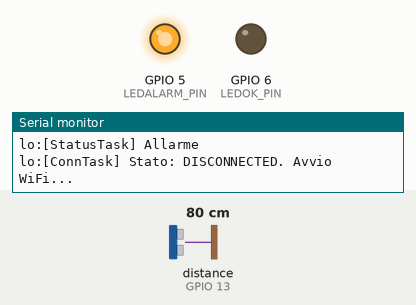
Simulated run of this program. Board: ESP32-S3. Parts: output pins drawn as LEDs (lit = HIGH), the last lines printed to the serial monitor. Wiring (inferred from the names in the program): ultrasonic range finder: trigger GPIO 14; echo GPIO 13. The inputs (shaded band) are chosen by the test bench; at power-on: distance to the obstacle (sensor on GPIO 13) 80 cm. The echo pulse lasts 58.3 µs per cm; WiFi joins after 1.5 s; servers stay silent unless stated; random numbers use the default seed unless the program sets one; no MQTT or app messages arrive unless stated; pins used as bus, display or sensor lines are not drawn.

Above: at 0.1 s.
At 4.3 s:
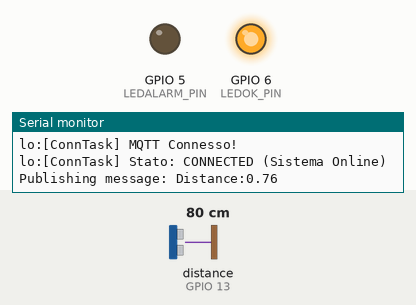
Timing chart, 0 to 5.8 s (numbered marks = the images above):
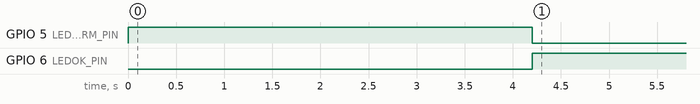

Measured:
- by itself, GPIO 5 (LEDALARM_PIN): HIGH → LOW at 4.2 s
- by itself, GPIO 6 (LEDOK_PIN): LOW → HIGH at 4.2 s

The program:

main.cpp
```cpp
#include <Arduino.h>
#include "model/HWPlatform.h"
#include "model/Context.h"
#include "kernel/Scheduler.h"
#include "tasks/StatusTask.h"
#include "tasks/ConnectionTask.h"
#include "kernel/Logger.h"

HWPlatform* hw;
Context* context;

Scheduler sched;

void setup() {
  Serial.begin(115200);

  Logger.log("ESP32-TMS");

  hw = new HWPlatform();
  hw->init();

  hw->getLedOK()->switchOn();

  context = new Context();
  context->init();

  Task* statusTask = new StatusTask(context,hw->getLedALARM(),hw->getLedOK(),hw->getSonar());
  statusTask->init();

  Task* connectionTask = new ConnectionTask(context);
  connectionTask->init();

  sched.startTask(statusTask, "StatusTask", 200, 10000, 1, 1);
  sched.startTask(connectionTask, "ConnTask", 100, 10000, 2, 0);
}

void loop() {
  vTaskDelay(10000 / portTICK_PERIOD_MS);
}
```

Led.h
```cpp
#ifndef __LED__
#define __LED__

#include "Light.h"

class Led: public Light {
public:
  Led(int pin);
  void switchOn();
  void switchOff();
protected:
  int pin;
};

#endif
```

LedExt.h
```cpp
#ifndef __LED_EXT__
#define __LED_EXT__

#include "Led.h"
#include "LightExt.h"

class LedExt:  public LightExt, public Led {
public:
  LedExt(int pin);
  LedExt(int pin, int intensity);
  void switchOn();
  void switchOff();
  void setIntensity(int v);
private:
  int currentIntensity;
  bool isOn;
};

#endif
```

Light.h
```cpp
#ifndef __LIGHT__
#define __LIGHT__

class Light {
public:
  virtual void switchOn() = 0;
  virtual void switchOff() = 0;
};

#endif
```

LightExt.h
```cpp
#ifndef __LIGHT_EXT__
#define __LIGHT_EXT__

#include "Light.h"

class LightExt : public Light {
public:
  virtual void setIntensity(int) = 0;
};

#endif
```

ProximitySensor.h
```cpp
#ifndef __PROXIMITYSENSOR__
#define __PROXIMITYSENSOR__

class ProximitySensor {

public:
  virtual float getDistance() = 0;

};


#endif
```

Sonar.h
```cpp
#ifndef __SONAR__
#define __SONAR__

#include "ProximitySensor.h"

#define NO_OBJ_DETECTED -1

class Sonar: public ProximitySensor {

public:
  Sonar(int echoPin, int trigPin, long maxTime);
  float getDistance();
  void setTemperature(float temp);

private:
    const float vs = 331.5 + 0.6*20;
    float getSoundSpeed();

    float temperature;
    int echoPin, trigPin;
    long timeOut;
};

#endif
```

Logger.h
```cpp
#ifndef __LOGGER__
#define __LOGGER__

#include "Arduino.h"


class LoggerService {

public:

  void log(const String& msg);
};

extern LoggerService Logger;

#endif
```

MsgService.h
```cpp
#ifndef __MSGSERVICE__
#define __MSGSERVICE__

#include "Arduino.h"

class Msg {
  String content;

public:
  Msg(String content){
    this->content = content;
  }

  String getContent(){
    return content;
  }
};

class Pattern {
public:
  virtual boolean match(const Msg& m) = 0;
};

class MsgServiceClass {

public:

  Msg* currentMsg;
  bool msgAvailable;

  void init();

  bool isMsgAvailable();
  Msg* receiveMsg();

  bool isMsgAvailable(Pattern& pattern);
  Msg* receiveMsg(Pattern& pattern);

  void sendMsg(const String& msg);
};

extern MsgServiceClass MsgService;

#endif
```

Scheduler.h
```cpp
#ifndef SCHEDULER_H
#define SCHEDULER_H

#include <Arduino.h>
#include "Task.h"

#define MAX_TASKS 10
struct TaskRunner {
    Task* task;
    int period;
};

class Scheduler {
private:
    TaskRunner* runners[MAX_TASKS];
    int nTasks;

    static void taskEntry(void* pvParameters);

public:
    Scheduler();

    bool startTask(Task* task, const char* name, int periodMs, uint32_t stackSize, int priority, int coreId);
};

#endif
```

Task.h
```cpp
#ifndef __TASK__
#define __TASK__

class Task {

public:
  Task(){
    active = false;
  }

  /* periodic */
  virtual void init(int period){
    myPeriod = period;
    periodic = true;
    active = true;
    timeElapsed = 0;
  }

  /* aperiodic */
  virtual void init(){
    timeElapsed = 0;
    periodic = false;
    active = true;
    completed = false;
  }

  virtual void tick() = 0;

  bool updateAndCheckTime(int basePeriod){
    timeElapsed += basePeriod;
    if (timeElapsed >= myPeriod){
      timeElapsed = 0;
      return true;
    } else {
      return false;
    }
  }

  void setCompleted(){
    completed = true;
    active = false;
  }

  bool isCompleted(){
    return completed;
  }

  bool isPeriodic(){
    return periodic;
  }

  bool isActive(){
    return active;
  }

  int getPeriod(){
    return myPeriod;
  }

  virtual void setActive(bool active){
    timeElapsed = 0;
    this->active = active;
  }

private:

  int myPeriod;
  int timeElapsed;
  bool active;
  bool periodic;
  bool completed;

};

#endif
```

Context.h
```cpp
#include "HWPlatform.h"
#include <PubSubClient.h>
#include <freertos/FreeRTOS.h>
#include <freertos/semphr.h>
#ifndef __CONTEXT__
#define __CONTEXT__

class Context {
    public:
        Context();
        void init();

        void setSystemOnline(bool status);
        bool isSystemOnline();

        void setMQTTClient(PubSubClient* client);
        PubSubClient* getMQTTClient();

        void setMqttError(bool status);
        bool isMqttError();

    private:
        bool online;
        PubSubClient* mqttClient;
        bool mqttError;

        SemaphoreHandle_t mutex;

        template <typename T>
        void safeSet(T& variable, T value) {
            if (xSemaphoreTake(mutex, portMAX_DELAY) == pdTRUE) {
                variable = value;
                xSemaphoreGive(mutex);
            }
        }

        template <typename T>
        T safeGet(T& variable) {
            T temp = {};
            if (xSemaphoreTake(mutex, portMAX_DELAY) == pdTRUE) {
                temp = variable;
                xSemaphoreGive(mutex);
            }
            return temp;
        }
    };

    #endif
```

HWPlatform.h
```cpp
#ifndef __HW_PLATFORM__
#define __HW_PLATFORM__

#include "config.h"
#include "devices/Led.h"
#include "devices/Sonar.h"


class HWPlatform {

public:
  HWPlatform();
  void init();
  void test();

  Led* getLedOK();
  Led* getLedALARM();
  Sonar* getSonar();

private:
  Led* LOK;
  Led* LALARM;
  Sonar* sonar;
};

#endif
```

ConnectionTask.h
```cpp
#ifndef __CONNECTION_TASK__
#define __CONNECTION_TASK__

#include "kernel/Task.h"
#include "model/Context.h"
#include <Arduino.h>
#include <WiFi.h>
#include <PubSubClient.h>

class ConnectionTask: public Task {

public:

  ConnectionTask(Context* pContext);
  void tick();


private:


  const char* ssid = "iPhone di Leonardo";
  const char* password = "00000000";
  const char* mqtt_server = "broker.mqtt-dashboard.com";

  enum ConnectionState {DISCONNECTED,CONNECTING_MQTT,CONNECTED};
  void setState(ConnectionState state);
  long elapsedTimeInState();
  void log(const String& msg);
  bool checkAndSetJustEntered();

  ConnectionState state;
  long stateTimestamp;
  bool justEntered;
  Context* pContext;


};

#endif
```

StatusTask.h
```cpp
#ifndef __STATUS_TASK__
#define __STATUS_TASK__

#include "kernel/Task.h"
#include "model/Context.h"
#include "devices/Led.h"
#include <Arduino.h>

class StatusTask: public Task {

public:
  StatusTask(Context* pContext, Led* ledKO, Led* ledOK, Sonar* sonar);
  void tick();

private:
  enum StatusState { OK, ALARM};
  void setState(StatusState state);
  long elapsedTimeInState();

  void log(const String& msg);
  bool checkAndSetJustEntered();

  long stateTimestamp;
  bool justEntered;

  Context* pContext;
  StatusState state;
  Led* ledOK;
  Led* ledKO;
  Sonar* sonar;
  char msg[MSG_BUFFER_SIZE];
};

#endif
```

TestHWTask.h
```cpp
#ifndef __TEST_HW_TASK__
#define __TEST_HW_TASK__

#include "kernel/Task.h"
#include "model/HWPlatform.h"

class TestHWTask: public Task {

public:
  TestHWTask(HWPlatform* pHW);
  void tick();

private:
  HWPlatform* pHW;
};

#endif
```

Led.cpp
```cpp
#include "devices/Led.h"
#include "Arduino.h"

Led::Led(int pin){
  this->pin = pin;
  pinMode(pin,OUTPUT);
}

void Led::switchOn(){
  digitalWrite(pin,HIGH);
}

void Led::switchOff(){
  digitalWrite(pin,LOW);
};
```

LedExt.cpp
```cpp
#include "devices/LedExt.h"
#include "Arduino.h"

LedExt::LedExt(int pin) : Led(pin) {
  currentIntensity = 128;
  isOn = false;
}

LedExt::LedExt(int pin, int intensity) : Led(pin) {
  isOn = false;
  currentIntensity = intensity;
}

void LedExt::switchOn(){
  analogWrite(pin,currentIntensity);
  isOn = true;
}

void LedExt::setIntensity(int value){
 currentIntensity = value;
 if (isOn){
   analogWrite(pin,currentIntensity);
 }
}

void LedExt::switchOff(){
  analogWrite(pin,0);
  isOn = false;
}
```

Sonar.cpp
```cpp
#include "devices/Sonar.h"

#include "Arduino.h"

Sonar::Sonar(int echoP, int trigP, long maxTime) : echoPin(echoP), trigPin(trigP), timeOut(maxTime){
  pinMode(trigPin, OUTPUT);
  pinMode(echoPin, INPUT);
  temperature = 20; // default value
}

void Sonar::setTemperature(float temp){
  temperature = temp;
}
float Sonar::getSoundSpeed(){
  return 331.5 + 0.6*temperature;
}

float Sonar::getDistance(){
    digitalWrite(trigPin,LOW);
    delayMicroseconds(3);
    digitalWrite(trigPin,HIGH);
    delayMicroseconds(5);
    digitalWrite(trigPin,LOW);

    float tUS = pulseIn(echoPin, HIGH, timeOut);
    if (tUS == 0) {
        return NO_OBJ_DETECTED;
    } else {
        float t = tUS / 1000.0 / 1000.0 / 2;
        float d = t*getSoundSpeed();
        return d;
    }
}
```

Logger.cpp
```cpp
#include "kernel/Logger.h"
#include "kernel/MsgService.h"

LoggerService Logger;

void LoggerService::log(const String& msg){
    MsgService.sendMsg("lo:"+msg);
}
```

MsgService.cpp
```cpp
#include "Arduino.h"
#include "kernel/MsgService.h"

String content;

MsgServiceClass MsgService;

bool MsgServiceClass::isMsgAvailable(){
  return msgAvailable;
}

Msg* MsgServiceClass::receiveMsg(){
  if (msgAvailable){
    Msg* msg = currentMsg;
    msgAvailable = false;
    currentMsg = NULL;
    content = "";
    return msg;
  } else {
    return NULL;
  }
}

void MsgServiceClass::init(){
  Serial.begin(115200);
  content.reserve(256);
  content = "";
  currentMsg = NULL;
  msgAvailable = false;
}

void MsgServiceClass::sendMsg(const String& msg){
  Serial.println(msg);
}

void serialEvent() {
  while (Serial.available()) {
    char ch = (char) Serial.read();
    if (ch == '\n'){
      MsgService.currentMsg = new Msg(content);
      MsgService.msgAvailable = true;
    } else {
      content += ch;
    }
  }
}

bool MsgServiceClass::isMsgAvailable(Pattern& pattern){
  return (msgAvailable && pattern.match(*currentMsg));
}

Msg* MsgServiceClass::receiveMsg(Pattern& pattern){
  if (msgAvailable && pattern.match(*currentMsg)){
    Msg* msg = currentMsg;
    msgAvailable = false;
    currentMsg = NULL;
    content = "";
    return msg;
  } else {
    return NULL;
  }
}
```

Scheduler.cpp
```cpp
#include "kernel/Scheduler.h"

Scheduler::Scheduler() {
    this->nTasks = 0;
    for(int i = 0; i < MAX_TASKS; i++) {
        this->runners[i] = NULL;
    }
}

void Scheduler::taskEntry(void* pvParameters) {
    TaskRunner* runner = (TaskRunner*)pvParameters;
    Task* task = runner->task;

    TickType_t xLastWakeTime = xTaskGetTickCount();
    const TickType_t xFrequency = pdMS_TO_TICKS(runner->period);
    for ( ; ; ) {
        task->tick();
        vTaskDelayUntil(&xLastWakeTime, xFrequency);
    }
}

bool Scheduler::startTask(Task* task, const char* name, int periodMs, uint32_t stackSize, int priority, int coreId) {

    if (this->nTasks >= MAX_TASKS) {
        Serial.println("ERRORE SCHEDULER: Numero massimo di task raggiunto!");
        return false;
    }

    this->runners[this->nTasks] = new TaskRunner{task, periodMs};

    BaseType_t result = xTaskCreatePinnedToCore(
        Scheduler::taskEntry,
        name,
        stackSize,
        this->runners[this->nTasks],
        priority,
        NULL,
        coreId
    );

    if (result == pdPASS) {
        this->nTasks++;
        return true;
    } else {
        Serial.println("ERRORE FREERTOS: Impossibile creare il task (Memoria insufficiente?)");
        delete this->runners[this->nTasks];
        this->runners[this->nTasks] = NULL;
        return false;
    }
}
```

Context.cpp
```cpp
#include "model/Context.h"

Context::Context(){
    this->init();
}

void Context::init(){
   this->online = false;
   this->mqttError = false;
   this->mutex = xSemaphoreCreateMutex();
}

bool Context::isSystemOnline(){
    return safeGet(this->online);
}

void Context::setSystemOnline(bool status){
    safeSet(this->online,status);
}

void Context::setMQTTClient(PubSubClient* client){
    safeSet(this->mqttClient,client);
}

PubSubClient* Context::getMQTTClient(){
    return safeGet(this->mqttClient);
}

bool Context::isMqttError(){return safeGet(this->mqttError);}
void Context::setMqttError(bool status){safeSet(this->mqttError,status);}
```

HWPlatform.cpp
```cpp
#include "model/HWPlatform.h"
#include <Arduino.h>


void wakeUp() {}

HWPlatform::HWPlatform(){
  LOK          = new Led(LEDOK_PIN);
  LALARM          = new Led(LEDALARM_PIN);
  sonar       = new Sonar(ECHO_PIN, TRIG_PIN, 20000); //maxTime 20000 per rilevare ogg fino a 3 metri
}

void HWPlatform::init(){
  LALARM->switchOn();
  LOK->switchOff();
}

Led*  HWPlatform::getLedALARM(){
  return this->LALARM;
}

Led*  HWPlatform::getLedOK(){
  return this->LOK;
}


Sonar* HWPlatform::getSonar(){
  return this->sonar;
}

void HWPlatform::test(){
}
```

ConnectionTask.cpp
```cpp
#include "tasks/ConnectionTask.h"
#include "kernel/Logger.h"

WiFiClient espClient;
PubSubClient client(espClient);

ConnectionTask::ConnectionTask(Context* pContext) {
    this->pContext = pContext;
    this->pContext->setMQTTClient(&client);
    setState(DISCONNECTED);
}

void ConnectionTask::tick() {
    switch (state) {


    case DISCONNECTED:
        if (checkAndSetJustEntered()) {
            client.disconnect();
            WiFi.disconnect();
            pContext->setSystemOnline(false);

            log("Stato: DISCONNECTED. Avvio WiFi...");
            WiFi.mode(WIFI_STA);
            WiFi.begin(ssid, password);
        }

        if (WiFi.status() == WL_CONNECTED) {
            log("WiFi Connesso! IP: " + WiFi.localIP().toString());
            setState(CONNECTING_MQTT);
        }
        else if (elapsedTimeInState() > 10000) {
            log("Timeout WiFi. Riprovo...");
            WiFi.disconnect();
            setState(DISCONNECTED);
        }
        break;

    case CONNECTING_MQTT:
        if (checkAndSetJustEntered()) {
            log("Stato: CONNECTING_MQTT. Setup Server...");
            client.setServer(mqtt_server, 1883);
            pContext->setSystemOnline(false);

        }

        if (!client.connected()) {
            if (elapsedTimeInState() > 2000) {
                String clientId = String("esiot-2025-client-") + String(random(0xffff), HEX);
                log("Tentativo connessione MQTT ID: " + clientId);

                if (client.connect(clientId.c_str())) {
                    log("MQTT Connesso!");
                    client.subscribe(mqtt_topic);
                    setState(CONNECTED);
                } else {
                    log("Fallito, rc=" + String(client.state()) + ". Riprovo...");
                    stateTimestamp = millis();
                }
            }
        } else {
            setState(CONNECTED);
        }

        if (WiFi.status() != WL_CONNECTED) {
            setState(DISCONNECTED);
        }
        break;

    case CONNECTED:
        if (checkAndSetJustEntered()) {
            log("Stato: CONNECTED (Sistema Online)");
            pContext->setSystemOnline(true);
            pContext->setMqttError(false);
        }

        client.loop();

        if (WiFi.status() != WL_CONNECTED) {
            log("Persa connessione WiFi!");
            setState(DISCONNECTED);
        } else if (!client.connected() || this->pContext->isMqttError()) {
            log("Persa connessione MQTT!");
            pContext->setMqttError(true);
            setState(DISCONNECTED);
        }
        break;
    }
}


void ConnectionTask::setState(ConnectionState newState) {
    this->state = newState;
    this->stateTimestamp = millis();
    this->justEntered = true;
}

long ConnectionTask::elapsedTimeInState() {
    return millis() - stateTimestamp;
}

bool ConnectionTask::checkAndSetJustEntered() {
    if (justEntered) {
        justEntered = false;
        return true;
    }
    return false;
}

void ConnectionTask::log(const String& msg) {
    Logger.log("[ConnTask] " + msg);
}
```

StatusTask.cpp
```cpp
#include "tasks/StatusTask.h"
#include <Arduino.h>
#include "config.h"
#include <kernel/Logger.h>

StatusTask::StatusTask(Context* pContext,Led* ledKO, Led* ledOK,Sonar* sonar):
    pContext(pContext),ledKO(ledKO),ledOK(ledOK),sonar(sonar){
    setState(ALARM);
}

void StatusTask::tick(){


    switch (state){
        case OK: {
            if (this->checkAndSetJustEntered()){
                this->ledOK->switchOn();
                this->ledKO->switchOff();
            }
            if(!pContext->isSystemOnline()){
                setState(ALARM);
            }

            float levelWater = this->sonar->getDistance();
            snprintf (msg, MSG_BUFFER_SIZE, "Distance:%.2f", levelWater);
            Serial.println(String("Publishing message: ") + msg);
            bool mqttSending = this->pContext->getMQTTClient()->publish(mqtt_topic, msg);

            if(!mqttSending){
                this->pContext->setMqttError(true);
            }

            break;
        }
        case ALARM: {
            if (this->checkAndSetJustEntered()){
                log("Allarme");
                this->ledKO->switchOn();
                this->ledOK->switchOff();
            }

            if(pContext->isSystemOnline()){
                setState(OK);
            }
            break;
        }
    }
}


void StatusTask::setState(StatusState s){
    state = s;
    stateTimestamp = millis();
    justEntered = true;
}

long StatusTask::elapsedTimeInState(){
    return millis() - stateTimestamp;
}

bool StatusTask::checkAndSetJustEntered(){
    bool bak = justEntered;
    if (justEntered){
      justEntered = false;
    }
    return bak;
}

void StatusTask::log(const String& msg) {
    Logger.log("[StatusTask] " + msg);
}
```

TestHWTask.cpp
```cpp
#include "tasks/TestHWTask.h"
#include <Arduino.h>
#include "config.h"


TestHWTask::TestHWTask(HWPlatform* pHW): pHW(pHW){
}

void TestHWTask::tick(){
    pHW->test();
}
```

config.h
```cpp
#ifndef __CONFIG__
#define __CONFIG__

#define LEDOK_PIN  6
#define LEDALARM_PIN  5
#define TRIG_PIN 14
#define ECHO_PIN 13

#define mqtt_topic "esiot-2025"
#define MSG_BUFFER_SIZE  50


#endif
```
